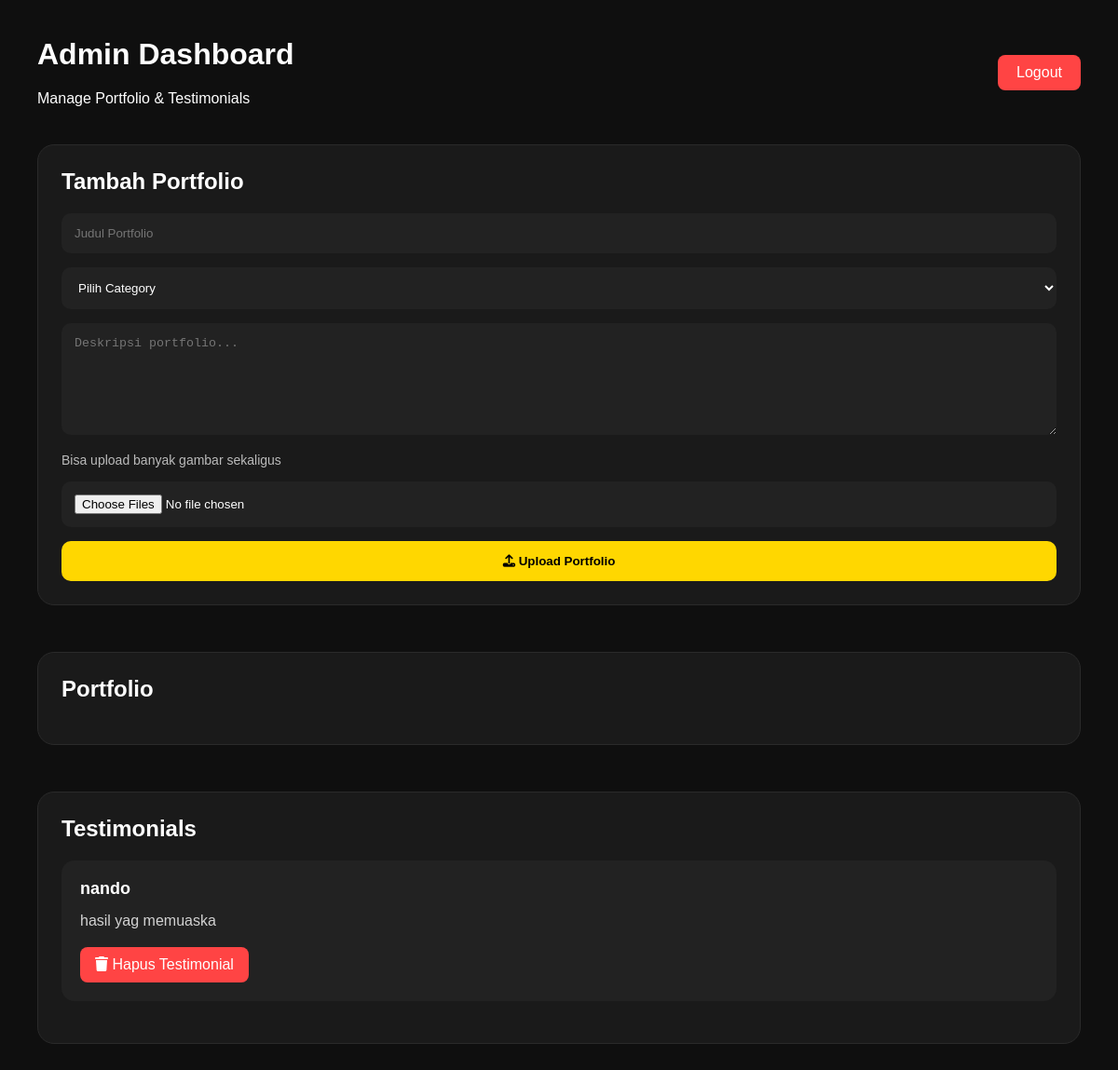
Before: /admin (signed in) with the older database file.
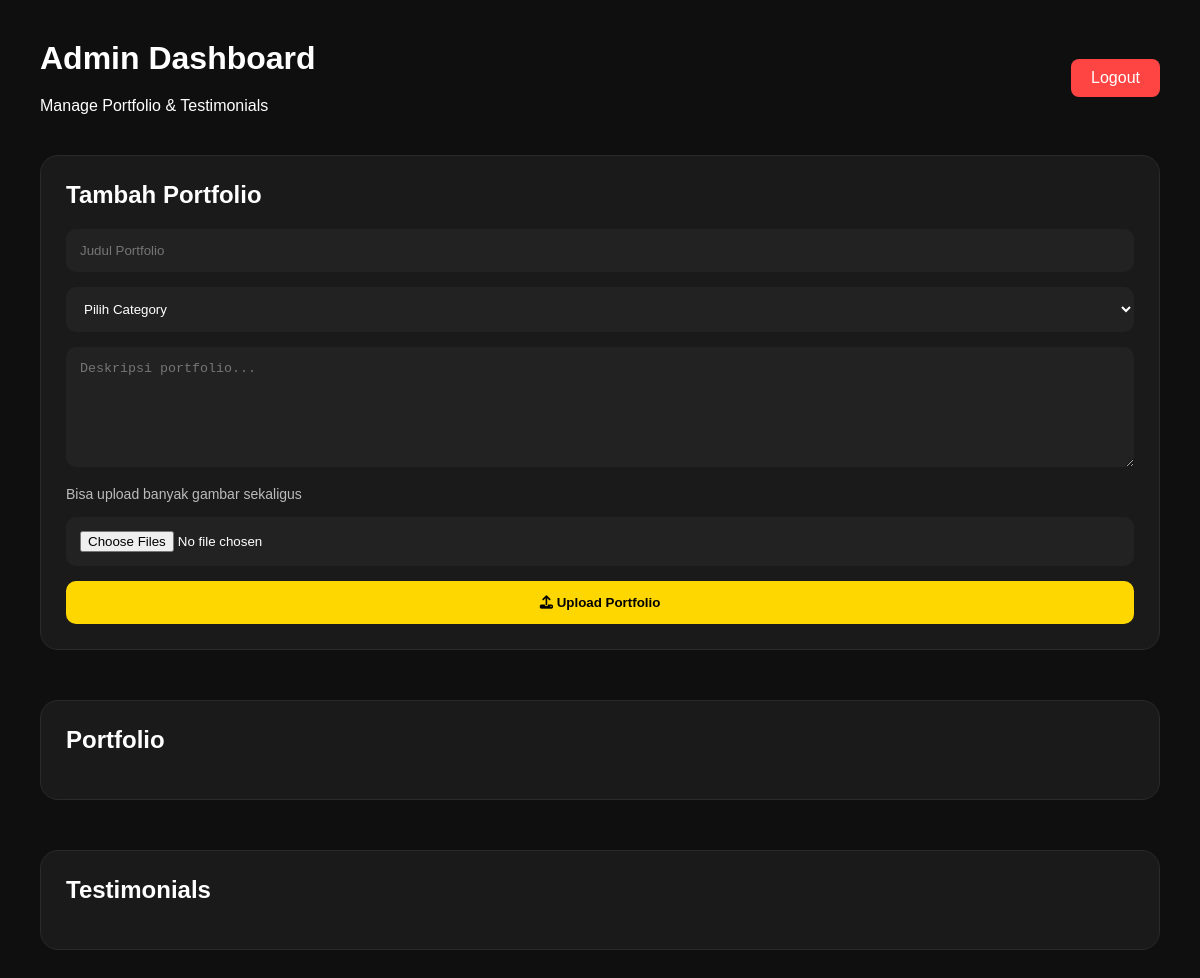
After: the same page with the newer database file.
### app.py (models this page shows)
class Testimonial(db.Model):
    id = db.Column(
        db.Integer,
        primary_key=True
    )
    name = db.Column(
        db.String(100),
        nullable=False
    )
    message = db.Column(
        db.Text,
        nullable=False
    )

### app.py (the view)
@app.route("/admin")
def admin():
    if not session.get("admin"):
        return redirect("/login")
    testimonials = Testimonial.query.order_by(
        Testimonial.id.desc()
    ).all()
    portfolios = Portfolio.query.order_by(
        Portfolio.id.desc()
    ).all()
    return render_template(
        "admin.html",
        testimonials=testimonials,
        portfolios=portfolios
    )

### templates/admin.html (shortened to what this page needs)
<!DOCTYPE html>
<html lang="id">
<head>
  <link
    rel="stylesheet"
    href="https://cdnjs.cloudflare.com/ajax/libs/font-awesome/6.5.0/css/all.min.css"
  >
</head>
<body>
  <div class="topbar">
    <div>
      <h1>
        Admin Dashboard
      </h1>
      <p>
        Manage Portfolio & Testimonials
      </p>
    </div>
    <a
      href="/logout"
      class="logout"
    >
      Logout
    </a>
  </div>
  <div class="box">
    <h2>
      Tambah Portfolio
    </h2>
    <form
      action="/add-portfolio"
      method="POST"
      enctype="multipart/form-data"
    >
      <input
        type="text"
        name="title"
        placeholder="Judul Portfolio"
        required
      >
      <select
        name="category"
        required
      >
        <option value="">
          Pilih Category
        </option>
      </select>
      <textarea
        name="description"
        placeholder="Deskripsi portfolio..."
      ></textarea>
      <div class="file-info">
        Bisa upload banyak gambar sekaligus
      </div>
      <input
        type="file"
        name="images"
        multiple
        required
      >
      <button type="submit">
        <i class="fas fa-upload"></i>
        Upload Portfolio
      </button>
    </form>
  </div>
  <div class="box section-space">
    <h2>
      Portfolio
    </h2>
  </div>
  <div class="box section-space">
    <h2>
      Testimonials
    </h2>
    {% for t in testimonials %}
    <div class="item">
      <div class="testi-name">
        <strong>
          {{ t.name }}
        </strong>
      </div>
      <div class="testi-msg">
        {{ t.message }}
      </div>
      <a
        href="/delete-testimonial/{{ t.id }}"
        class="delete-btn"
      >
        <i class="fas fa-trash"></i>
        Hapus Testimonial
      </a>
    </div>
    {% endfor %}
  </div>
</body>
</html>

### templates/admin.html (style rules this page uses)
* { margin:0; padding:0; box-sizing:border-box; }
body { background:#0f0f0f; color:white; font-family:Arial; padding:40px; }
h1,h2,h3 { margin-bottom:20px; }
.topbar { display:flex; justify-content:space-between; align-items:center; margin-bottom:40px; }
.logout { background:#ff4444; color:white; padding:10px 20px; border-radius:8px; text-decoration:none; }
.box { background:#1a1a1a; padding:25px; margin-bottom:35px; border-radius:18px; border:1px solid #2a2a2a; }
input, textarea, select { width:100%; padding:14px; margin-bottom:15px; background:#222; border:none; color:white; border-radius:10px; outline:none; }
textarea { min-height:120px; resize:vertical; }
button { padding:14px 20px; background:gold; border:none; cursor:pointer; font-weight:bold; border-radius:10px; width:100%; }
.section-space { margin-top:50px; }
.file-info { margin-bottom:15px; opacity:0.7; font-size:14px; }

Changed rows visible on the page:
removed Testimonial: name "nando", message "hasil yag memuaska"
